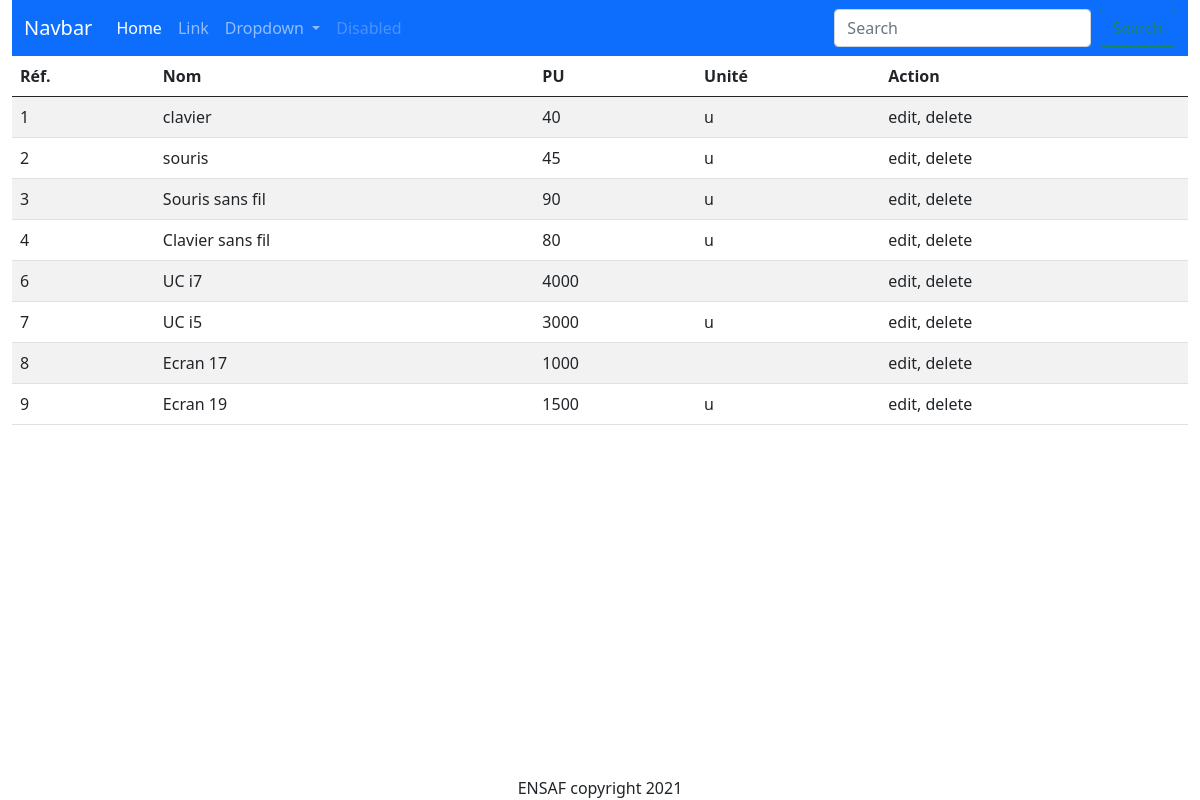
The page / on the database its author committed.
### tables this page shows
CREATE TABLE `article` (
  `id` int(11) NOT NULL,
  `name` varchar(100) NOT NULL,
  `pu` double DEFAULT NULL,
  `unite` varchar(15) DEFAULT NULL
);

### index.php (called while the page is built)
<?php require ('view/article/listArticle.php'); ?>

### manager/articleManger.php (called while the page is built, shortened)
<?php
    function getAllArticle() {
        $bdd = dbConnection();
        $rs = $bdd->query("select * from article");
        $articleList = $rs->fetchAll();
        return $articleList;
    }
?>

### view/article/listArticle.php (the view, shortened to what this page needs)
<?php
    require('manager/articleManger.php');
    $articleList = getAllArticle();
?>
<table class="table table-hover table-striped">
    <thead>
        <tr>
            <th>Réf.</th>
            <th>Nom</th>
            <th>PU</th>
            <th>Unité</th>
            <th>Action</th>
        </tr>
    </thead>
    <tbody>
        <?php
            foreach($articleList as $article) {
        ?>
            <tr>
                <td><?= $article['id'] ?></td>
                <td><?= $article['name'] ?></td>
                <td><?= $article['pu'] ?></td>
                <td><?= $article['unite'] ?></td>
                <td>
                    edit, delete
                </td>
           </tr>
        <?php
            }
        ?>
    </tbody>
</table>
<?php $content = ob_get_clean(); ?>
<?php require('view/shared/template.php') ?>

### view/shared/template.php (shortened to what this page needs)
<!DOCTYPE html>
<html lang="fr">
  <head>
    <link
      href="https://cdn.jsdelivr.net/npm/bootstrap@5.0.0-beta1/dist/css/bootstrap.min.css"
      rel="stylesheet"
    />
  </head>
  <body>
    <div class="container-fluid">
      <?php
            require('menu.php');
        ?>
      <?= isset($content) ? $content : "pas de contenu" ?>
      <footer>
        <div class="row justify-content-center fixed-bottom">
          ENSAF copyright 2021
        </div>
      </footer>
    </div>
  </body>
</html>

### view/shared/menu.php (shortened to what this page needs)
<nav class="navbar navbar-expand-lg navbar-dark bg-primary">
  <div class="container-fluid">
    <a class="navbar-brand" href="#">Navbar</a>
    <div class="collapse navbar-collapse" id="navbarSupportedContent">
      <ul class="navbar-nav me-auto mb-2 mb-lg-0">
        <li class="nav-item">
          <a class="nav-link active" aria-current="page" href="#">Home</a>
        </li>
        <li class="nav-item">
          <a class="nav-link" href="#">Link</a>
        </li>
        <li class="nav-item dropdown">
          <a class="nav-link dropdown-toggle" href="#" id="navbarDropdown" role="button" data-bs-toggle="dropdown" aria-expanded="false">
            Dropdown
          </a>
        </li>
        <li class="nav-item">
          <a class="nav-link disabled" href="#" tabindex="-1" aria-disabled="true">Disabled</a>
        </li>
      </ul>
      <form class="d-flex">
        <input class="form-control me-2" type="search" placeholder="Search" aria-label="Search">
        <button class="btn btn-outline-success" type="submit">Search</button>
      </form>
    </div>
  </div>
</nav>

### rows shown on the page
article: id "1", name "clavier", pu "40", unite "u"
article: id "2", name "souris", pu "45", unite "u"
article: id "3", name "Souris sans fil", pu "90", unite "u"
article: id "4", name "Clavier sans fil", pu "80", unite "u"
article: id "6", name "UC i7", pu "4000"
article: id "7", name "UC i5", pu "3000", unite "u"
article: id "8", name "Ecran 17", pu "1000"
article: id "9", name "Ecran 19", pu "1500", unite "u"
